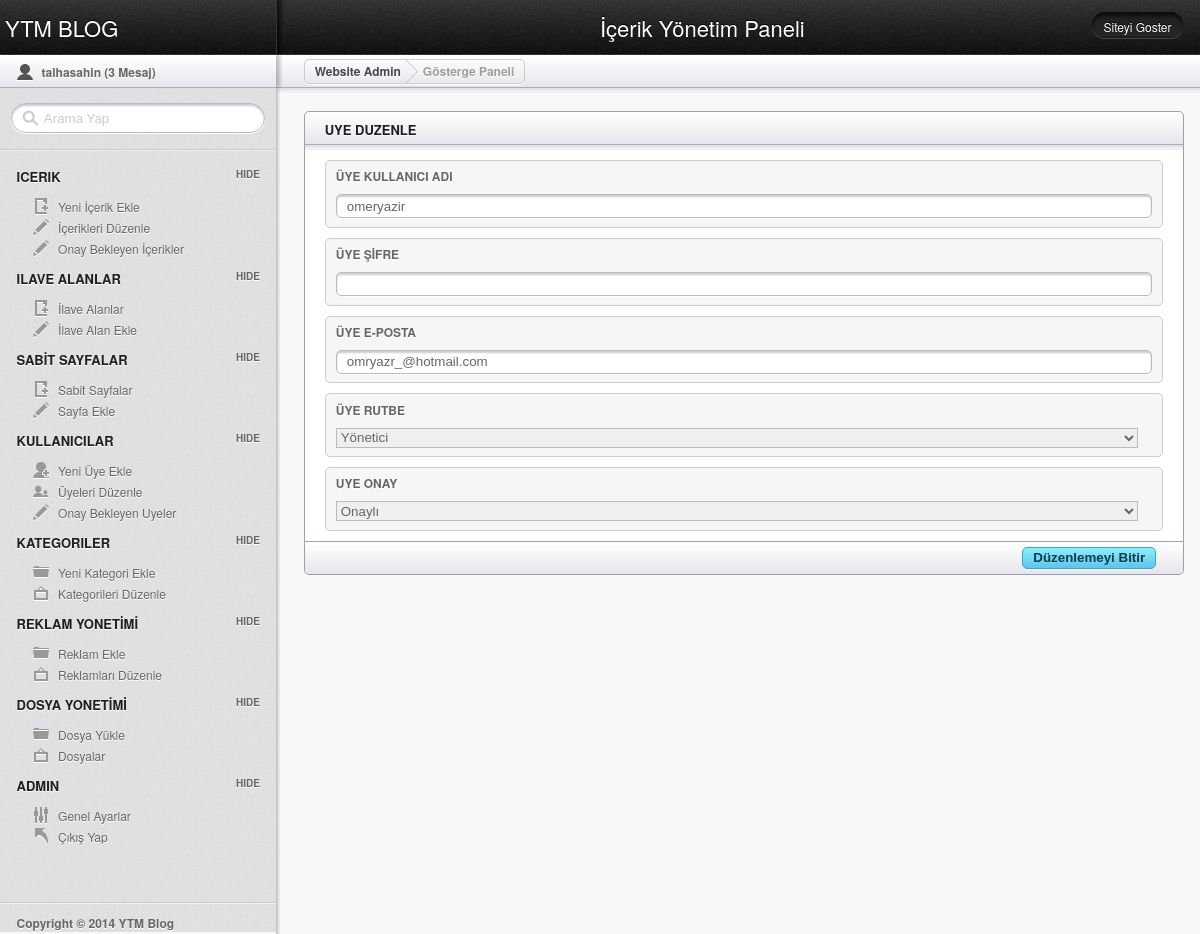
The page /admin/index.php?do=uye_duzenle&id=7 (signed in) on the database its author committed.
### tables this page shows
CREATE TABLE IF NOT EXISTS `uyeler` (
  `uye_id` int(11) NOT NULL AUTO_INCREMENT,
  `uye_kadi` varchar(200) NOT NULL,
  `uye_link` varchar(200) NOT NULL,
  `uye_sifre` varchar(200) NOT NULL,
  `uye_eposta` varchar(200) NOT NULL,
  `uye_cinsiyet` int(11) NOT NULL,
  `uye_hakkinda` text NOT NULL,
  `uye_tarih` timestamp NOT NULL DEFAULT CURRENT_TIMESTAMP,
  `uye_rutbe` int(11) NOT NULL,
  `uye_onay` int(11) NOT NULL,
  PRIMARY KEY (`uye_id`)
);

### sistem/fonksiyonlar.php (called while the page is built, shortened)
<?php
	  function g($par){
	      return strip_tags(trim(addslashes($_GET[$par])));
	  }
       function query($query){
	        return mysql_query($query);
	   }
	   function row($query){
	        return mysql_fetch_array($query);
	   }
	   function ss($par){
	   return stripslashes($par);
	   }
?>

### admin/inc/uye_duzenle.php (the view, shortened to what this page needs)
<?php
$id=g("id");
$query=query("SELECT * FROM uyeler WHERE uye_id='$id'");
$row=row($query);
?>
            <article class="module width_full">
			<header><h3>UYE DUZENLE</h3></header>
				<form action="" method="post">
				<div class="module_content">
						<fieldset>
							<label>ÜYE KULLANICI ADI</label>
							<input type="text" name="uye_kadi" value="<?php echo ss($row["uye_kadi"]);?>">
						</fieldset>
							<fieldset>
							<label>ÜYE ŞİFRE</label>
							<input type="text" name="uye_sifre">
						</fieldset>
						<fieldset>
							<label>ÜYE E-POSTA</label>
							<input type="text" name="uye_eposta" value="<?php echo ss($row["uye_eposta"]);?>">
						</fieldset>
						<fieldset>
							<label>ÜYE RUTBE</label>
							<select name="uye_rutbe" >
								<option value="1"<?php echo $row["uye_rutbe"]==1 ? 'selected' : null; ?>>Yönetici</option>
							</select>
						</fieldset>
						<fieldset>
							<label>UYE ONAY</label>
							<select name="uye_onay" >
								<option value="1" <?php echo $row["uye_onay"]==1 ? 'selected' : null; ?>>Onaylı</option>
							</select>
						</fieldset>
				</div>
			<footer>
				<div class="submit_link">
					<input type="submit" value="Düzenlemeyi Bitir" class="alt_btn">
				</div>
			</footer>
			</form>
		</article>
		<div class="spacer"></div>

### admin/css/layout.css (style rules this page uses)
html, div, map, dt, isindex, form, header, aside, section, section, article, footer { display: block; }
html, body { height: 100%; margin: 0; padding: 0; font-family: "Helvetica Neue", Helvetica, Arial, Verdana, sans-serif; background: #F8F8F8; font-size: 12px; }
.spacer { height: 20px; }
#main h3 { color: #1F1F20; text-transform: uppercase; text-shadow: 0 1px 0 #fff; font-size: 13px; margin: 8px 20px; }
.module { border: 1px solid #9BA0AF; width: 100%; margin: 20px 3% 0 3%; margin-top: 20px; -webkit-border-radius: 5px; -moz-border-radius: 5px; border-radius: 5px; background: #ffffff; }
#main .module header h3 { display: block; width: 90%; float: left; }
.module header { height: 38px; width: 100%; background: #F1F1F4 url(../images/secondary_bar.png) repeat-x; -webkit-border-top-left-radius: 5px; -webkit-border-top-right-radius: 5px; -moz-border-radius-topleft: 5px; -moz-border-radius-topright: 5px; border-top-left-radius: 5px; border-top-right-radius: 5px; }
.module footer { height: 32px; width: 100%; border-top: 1px solid #9CA1B0; background: #F1F1F4 url(../images/module_footer_bg.png) repeat-x; -webkit-border-bottom-left-radius: 5px; -webkit-border-bottom-right-radius: 5px; -moz-border-radius-bottomleft: 5px; -moz-border-radius-bottomright: 5px; -webkit-border-bottom-left-radius: 5px; -webkit-border-bottom-right-radius: 5px; }
.module_content { margin: 10px 20px; color: #666; }
.width_full { width: 95%; }
input[type=submit] { background: #D0D1D4 url(../images/btn_submit.png) repeat-x; border: 1px solid #A8A9A8; -webkit-box-shadow: 0 1px 0 #fff; -moz-box-shadow: 0 1px 0 #fff; box-shadow: 0 1px 0 #fff; font-weight: bold; height: 22px; -webkit-border-radius: 5px; -moz-border-radius: 5px; border-radius: 5px; padding: 0 10px; color: #666; text-shadow: 0 1px 0 #fff; cursor: pointer; }
input[type=submit].alt_btn { background: #D0D1D4 url(../images/btn_submit_2.png) repeat-x; border: 1px solid#30B0C8; -webkit-box-shadow: 0 1px 0 #fff; -moz-box-shadow: 0 1px 0 #fff; box-shadow: 0 1px 0 #fff; font-weight: bold; height: 22px; -webkit-border-radius: 5px; -moz-border-radius: 5px; border-radius: 5px; padding: 0 10px; color: #003E49; text-shadow: 0 1px 0 #6CDCF9; cursor: pointer; }
fieldset { -webkit-border-radius: 5px; -moz-border-radius: 5px; border-radius: 5px; background: #F6F6F6; border: 1px solid #ccc; padding: 1% 0%; margin: 10px 0; }
fieldset label { display: block; float: left; width: 200px; height: 25px; line-height: 25px; text-shadow: 0 1px 0 #fff; font-weight: bold; padding-left: 10px; margin: -5px 0 5px 0; text-transform: uppercase; }
fieldset input[type=text] { -webkit-border-radius: 5px; -moz-border-radius: 5px; border-radius: 5px; border: 1px solid #BBBBBB; height: 20px; color: #666666; -webkit-box-shadow: inset 0 2px 2px #ccc, 0 1px 0 #fff; -moz-box-shadow: inset 0 2px 2px #ccc, 0 1px 0 #fff; box-shadow: inset 0 2px 2px #ccc, 0 1px 0 #fff; padding-left: 10px; background-position: 10px 6px; margin: 0; display: block; float: left; width: 96%; margin: 0 10px; }
fieldset select { width: 96%; margin: 0 10px; border: 1px solid #bbb; height: 20px; color: #666666; }
.submit_link { float: right; margin-right: 3%; padding: 5px 0; }

### rows shown on the page
uyeler: uye_kadi "omeryazir", uye_eposta "omryazr_@hotmail.com", uye_rutbe "Yönetici", uye_onay "Onaylı"

### other values the page prints
session("uye_kadi") "talhasahin"
